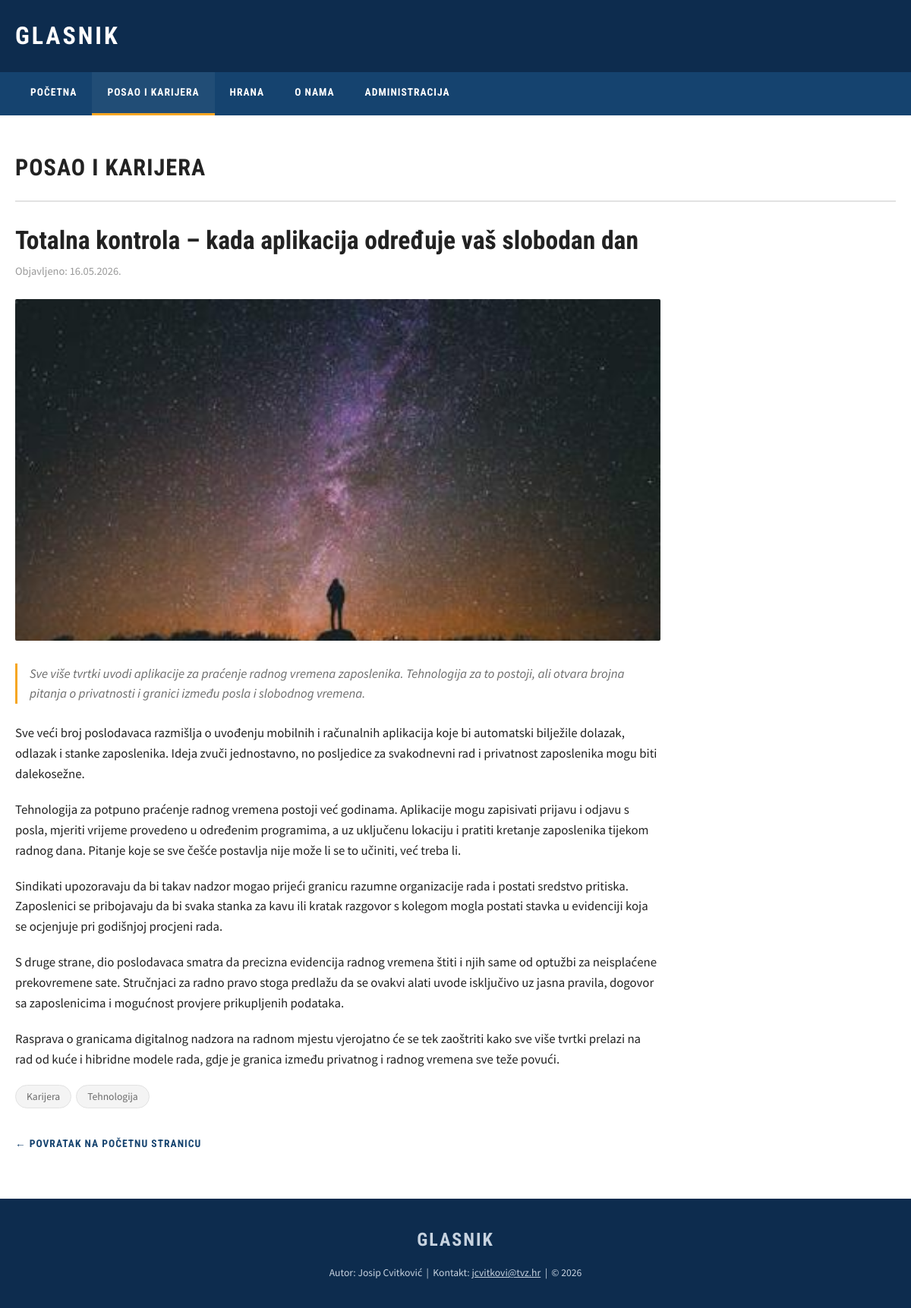
The app's page /clanak.php?id=2 with its own data.
### tables this page shows
CREATE TABLE `vijesti` (
  `id` int(10) UNSIGNED NOT NULL,
  `naslov` varchar(255) NOT NULL,
  `sazetak` text NOT NULL,
  `tekst` text NOT NULL,
  `kategorija` varchar(50) NOT NULL,
  `oznake` varchar(255) DEFAULT NULL,
  `slika` varchar(255) DEFAULT NULL,
  `prikazi` tinyint(1) NOT NULL DEFAULT 1,
  `datum` date NOT NULL
);

### clanak.php (the view, shortened to what this page needs)
<?php
require "connect.php";
$id = isset($_GET["id"]) ? (int) $_GET["id"] : 0;
$clanak = null;
if ($id > 0) {
    $upit = $mysqli->prepare("SELECT * FROM vijesti WHERE id = ?");
    $upit->bind_param("i", $id);
    $upit->execute();
    $rezultat = $upit->get_result();
    $clanak = $rezultat->fetch_assoc();
}
?>
<!DOCTYPE html>
<html lang="hr">
<head>
  <link rel="stylesheet" href="css/style.css">
</head>
<body>
  <header class="zaglavlje">
    <div class="container">
      <a href="index.php" class="logo">GLASNIK</a>
    </div>
  </header>
  <nav class="navigacija">
    <div class="container">
      <ul>
        <li><a href="index.php">Početna</a></li>
        <li>
          <a href="index.php#posao-karijera"
             <?php echo ($clanak && $clanak["kategorija"] === "Posao i karijera") ? 'class="aktivno"' : ''; ?>>
             Posao i karijera</a>
        </li>
        <li>
          <a href="index.php#hrana"
             <?php echo ($clanak && $clanak["kategorija"] === "Hrana") ? 'class="aktivno"' : ''; ?>>
             Hrana</a>
        </li>
        <li><a href="o-nama.html">O nama</a></li>
        <li><a href="administracija.php">Administracija</a></li>
      </ul>
    </div>
  </nav>
  <main class="sadrzaj">
    <div class="container">
      <section>
        <?php if ($clanak): ?>
          <h1 class="naslov-sekcije"><?php echo htmlspecialchars($clanak["kategorija"]); ?></h1>
          <article class="clanak">
            <h2 class="naslov-clanka"><?php echo htmlspecialchars($clanak["naslov"]); ?></h2>
            <p class="datum-objave">Objavljeno: <?php echo date("d.m.Y.", strtotime($clanak["datum"])); ?></p>
            <?php
            $slika = !empty($clanak["slika"]) ? $clanak["slika"] : "slike/bez-slike.jpg";
            ?>
            <img class="slika-clanka" src="<?php echo htmlspecialchars($slika); ?>" alt="<?php echo htmlspecialchars($clanak["naslov"]); ?>">
            <p class="sazetak-vijesti"><?php echo nl2br(htmlspecialchars($clanak["sazetak"])); ?></p>
            <?php
            $odlomci = preg_split('/\r\n|\r|\n/', $clanak["tekst"]);
            foreach ($odlomci as $odlomak) {
                $odlomak = trim($odlomak);
                if ($odlomak !== "") {
                    echo "<p>" . htmlspecialchars($odlomak) . "</p>\n";
                }
            }
            ?>
            <?php if (!empty($clanak["oznake"])): ?>
              <p class="oznake-clanka">
                <?php
                $sve_oznake = explode(",", $clanak["oznake"]);
                foreach ($sve_oznake as $oznaka) {
                    $oznaka = trim($oznaka);
                    if ($oznaka !== "") {
                        echo '<span class="oznaka">' . htmlspecialchars($oznaka) . '</span>';
                    }
                }
                ?>
              </p>
            <?php endif; ?>
            <a class="povratak" href="index.php">&larr; Povratak na početnu stranicu</a>
          </article>
        <?php endif; ?>
      </section>
    </div>
  </main>
  <footer class="podnozje">
    <div class="container">
      <p class="logo">GLASNIK</p>
      <p>Autor: Josip Cvitković &nbsp;|&nbsp; Kontakt: <a href="mailto:jcvitkovi@tvz.hr">jcvitkovi@tvz.hr</a> &nbsp;|&nbsp; &copy; 2026</p>
    </div>
  </footer>
</body>
</html>

### css/style.css (style rules this page uses)
:root { --boja-tamna: #0d2c4e; --boja-srednja: #15436f; --boja-naglasak: #f5a623; --boja-pozadina: #f4f4f4; --boja-sadrzaj: #ffffff; --boja-tekst: #222222; --boja-tekst-blijedi: #6b6b6b; --boja-rub: #e2e2e2; --font-naslov: 'Roboto Condensed', Arial, sans-serif; --font-tekst: 'Source Sans Pro', Arial, sans-serif; }
* { margin: 0; padding: 0; box-sizing: border-box; }
html { scroll-behavior: smooth; }
body { font-family: var(--font-tekst); color: var(--boja-tekst); background-color: var(--boja-pozadina); line-height: 1.6; }
.container { max-width: 1200px; margin: 0 auto; padding: 0 20px; }
a { color: inherit; }
img { max-width: 100%; display: block; }
.zaglavlje { background-color: var(--boja-tamna); padding: 22px 0; }
.logo { display: inline-block; font-family: var(--font-naslov); font-size: 2rem; font-weight: 700; letter-spacing: 3px; color: #ffffff; text-decoration: none; }
.navigacija { background-color: var(--boja-srednja); }
.navigacija ul { display: flex; flex-wrap: wrap; list-style: none; }
.navigacija a { display: block; padding: 16px 20px; font-family: var(--font-naslov); font-weight: 700; font-size: 0.85rem; letter-spacing: 1px; text-transform: uppercase; color: #ffffff; text-decoration: none; border-bottom: 3px solid transparent; transition: border-color 0.2s ease, background-color 0.2s ease; }
.navigacija a:hover, .navigacija a:focus, .navigacija a.aktivno { border-bottom-color: var(--boja-naglasak); background-color: rgba(255, 255, 255, 0.05); }
.sadrzaj { background-color: var(--boja-sadrzaj); padding: 45px 0 60px; }
.naslov-sekcije { font-family: var(--font-naslov); font-size: 1.9rem; font-weight: 700; text-transform: uppercase; letter-spacing: 1px; color: var(--boja-tekst); padding-bottom: 18px; margin-bottom: 30px; border-bottom: 2px solid var(--boja-rub); }
.clanak { max-width: 850px; }
.clanak .naslov-clanka { font-family: var(--font-naslov); font-size: 2.1rem; font-weight: 700; margin: 22px 0 8px; line-height: 1.25; }
.clanak .datum-objave { color: #999999; font-size: 0.9rem; margin-bottom: 25px; }
.clanak .slika-clanka { width: 100%; max-height: 450px; object-fit: cover; border-radius: 2px; margin-bottom: 30px; }
.clanak p { margin-bottom: 20px; font-size: 1.05rem; }
.povratak { display: inline-block; margin-top: 10px; font-family: var(--font-naslov); font-weight: 700; font-size: 0.85rem; letter-spacing: 1px; text-transform: uppercase; color: var(--boja-srednja); text-decoration: none; }
.podnozje { background-color: var(--boja-tamna); color: #ffffff; text-align: center; padding: 35px 0; }
.podnozje .logo { font-size: 1.5rem; letter-spacing: 2px; margin-bottom: 14px; }
.podnozje p { font-size: 0.85rem; color: #c7d3e0; }
.podnozje a { color: #c7d3e0; text-decoration: underline; }
.clanak .sazetak-vijesti { font-style: italic; color: var(--boja-tekst-blijedi); border-left: 3px solid var(--boja-naglasak); padding-left: 16px; margin-bottom: 25px; }
.oznake-clanka { margin: 10px 0 25px; }
.oznaka { display: inline-block; background-color: var(--boja-pozadina); border: 1px solid var(--boja-rub); border-radius: 20px; padding: 4px 14px; font-size: 0.85rem; color: var(--boja-tekst-blijedi); margin: 0 6px 6px 0; }

### records on screen
vijesti: kategorija "POSAO I KARIJERA", naslov "Totalna kontrola – kada aplikacija određuje vaš slobodan dan", datum "16.05.2026.", slika (picture), sazetak "Sve više tvrtki uvodi aplikacije za praćenje radnog vremena zaposlenika. Tehnologija za to postoji, ali otvara brojna pitanja o privatnosti i granici između posla i slobodnog vremena.", tekst "Sve veći broj poslodavaca razmišlja o uvođenju mobilnih i računalnih aplikacija koje bi automatski bilježile dolazak, odlazak i stanke zaposlenika. Ideja zvuči jednostavno, no posljedice za svakodnevni rad i privatnost zaposlenika mogu biti dalekosežne.", tekst "Tehnologija za potpuno praćenje radnog vremena postoji već godinama. Aplikacije mogu zapisivati prijavu i odjavu s posla, mjeriti vrijeme provedeno u određenim programima, a uz uključenu lokaciju i pratiti kretanje zaposlenika tijekom radnog dana. Pitanje koje se sve češće postavlja nije može li se to učiniti, već treba li.", tekst "Sindikati upozoravaju da bi takav nadzor mogao prijeći granicu razumne organizacije rada i postati sredstvo pritiska. Zaposlenici se pribojavaju da bi svaka stanka za kavu ili kratak razgovor s kolegom mogla postati stavka u evidenciji koja se ocjenjuje pri godišnjoj procjeni rada.", tekst "S druge strane, dio poslodavaca smatra da precizna evidencija radnog vremena štiti i njih same od optužbi za neisplaćene prekovremene sate. Stručnjaci za radno pravo stoga predlažu da se ovakvi alati uvode isključivo uz jasna pravila, dogovor sa zaposlenicima i mogućnost provjere prikupljenih podataka.", tekst "Rasprava o granicama digitalnog nadzora na radnom mjestu vjerojatno će se tek zaoštriti kako sve više tvrtki prelazi na rad od kuće i hibridne modele rada, gdje je granica između privatnog i radnog vremena sve teže povući.", oznake "Karijera", oznake "Tehnologija"
